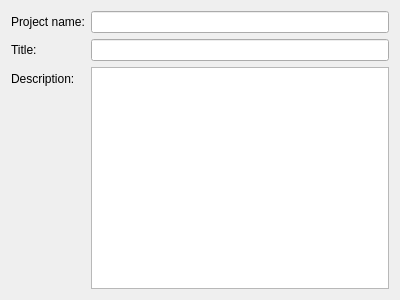
<?xml version="1.0" encoding="UTF-8"?>
<ui version="4.0">
 <class>WizardPage</class>
 <widget class="QWizardPage" name="WizardPage">
  <property name="geometry">
   <rect>
    <x>0</x>
    <y>0</y>
    <width>400</width>
    <height>300</height>
   </rect>
  </property>
  <property name="windowTitle">
   <string>WizardPage</string>
  </property>
  <property name="locale">
   <locale language="English" country="UnitedStates"/>
  </property>
  <property name="title">
   <string>New project</string>
  </property>
  <property name="subTitle">
   <string>Enter a name for the new project. You can also enter a title and a description (optional but recommended).</string>
  </property>
  <layout class="QFormLayout" name="formLayout">
   <item row="0" column="0">
    <widget class="QLabel" name="label">
     <property name="text">
      <string>Project name:</string>
     </property>
    </widget>
   </item>
   <item row="0" column="1">
    <widget class="QLineEdit" name="projectNameLineEdit"/>
   </item>
   <item row="1" column="1">
    <widget class="QLineEdit" name="projectTitleLineEdit"/>
   </item>
   <item row="2" column="1">
    <widget class="QPlainTextEdit" name="projectDescriptionTextEdit"/>
   </item>
   <item row="1" column="0">
    <widget class="QLabel" name="label_2">
     <property name="text">
      <string>Title:</string>
     </property>
    </widget>
   </item>
   <item row="2" column="0">
    <widget class="QLabel" name="label_3">
     <property name="text">
      <string>Description:</string>
     </property>
    </widget>
   </item>
  </layout>
 </widget>
 <resources/>
 <connections/>
</ui>
